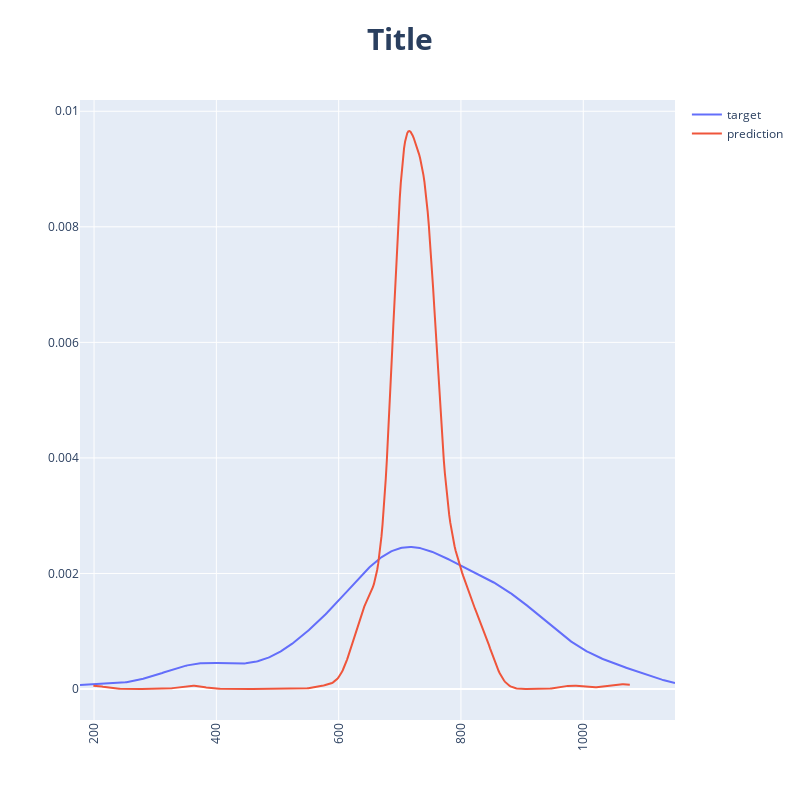

Notebook cell for this chart:
### Code cell
fig = make_subplots(
    rows=1, cols=1,
    specs=[
        [{'type': 'scatter'}]
    ]
)

fx1 = ff.create_distplot([y], ['distplot'], curve_type='kde')
fig.add_trace(
    go.Scatter(x=fx1.data[1]['x'], y=fx1.data[1]['y'], name='target'),
    row=1, col=1
)

fx1 = ff.create_distplot([model.predict(X).squeeze()], ['distplot'], curve_type='kde')
fig.add_trace(
    go.Scatter(x=fx1.data[1]['x'], y=fx1.data[1]['y'], name='prediction'),
    row=1, col=1
)

fig.update_layout(
    height=800, 
    width=800,
    title_text="<b>Title</b>",
    title_font_size=30,
    xaxis_tickangle=-90,
    title_x=0.5,
)
fig.show()

### Figure 1 — Plotly figure (JSON) as saved in the notebook; plotly's stock layout.template omitted (floating-point values rounded to 4 significant figures; data arrays with more than 128 entries replaced by an {"elided": "..."} marker saying what was removed)
{"data": [{"name": "target", "type": "scatter", "x": {"elided": "500 float values"}, "xaxis": "x", "y": {"elided": "500 float values"}, "yaxis": "y"}, {"name": "prediction", "type": "scatter", "x": {"elided": "500 float values"}, "xaxis": "x", "y": {"elided": "500 float values"}, "yaxis": "y"}], "layout": {"height": 800, "title": {"font": {"size": 30}, "text": "<b>Title</b>", "x": 0.5}, "width": 800, "xaxis": {"anchor": "y", "domain": [0, 1], "tickangle": -90}, "yaxis": {"anchor": "x", "domain": [0, 1]}}}
